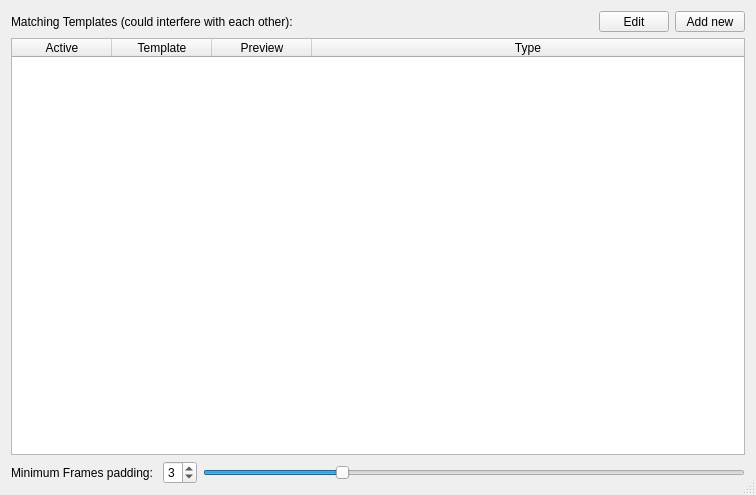
<?xml version="1.0" encoding="UTF-8"?>
<ui version="4.0">
 <class>matchingTemplateConfig</class>
 <widget class="QDialog" name="matchingTemplateConfig">
  <property name="geometry">
   <rect>
    <x>0</x>
    <y>0</y>
    <width>756</width>
    <height>495</height>
   </rect>
  </property>
  <property name="windowTitle">
   <string>Dialog</string>
  </property>
  <property name="sizeGripEnabled">
   <bool>true</bool>
  </property>
  <layout class="QGridLayout" name="gridLayout_2">
   <item row="0" column="0">
    <widget class="QLabel" name="matchingTamplateLabel">
     <property name="text">
      <string>Matching Templates (could interfere with each other):</string>
     </property>
    </widget>
   </item>
   <item row="0" column="1">
    <spacer name="horizontalSpacer">
     <property name="orientation">
      <enum>Qt::Horizontal</enum>
     </property>
     <property name="sizeHint" stdset="0">
      <size>
       <width>40</width>
       <height>20</height>
      </size>
     </property>
    </spacer>
   </item>
   <item row="0" column="2">
    <widget class="QToolButton" name="editSelectedItemButton">
     <property name="sizePolicy">
      <sizepolicy hsizetype="Preferred" vsizetype="Preferred">
       <horstretch>0</horstretch>
       <verstretch>0</verstretch>
      </sizepolicy>
     </property>
     <property name="minimumSize">
      <size>
       <width>70</width>
       <height>0</height>
      </size>
     </property>
     <property name="text">
      <string>Edit</string>
     </property>
    </widget>
   </item>
   <item row="0" column="3">
    <widget class="QToolButton" name="addNewItemButton">
     <property name="sizePolicy">
      <sizepolicy hsizetype="Preferred" vsizetype="Preferred">
       <horstretch>0</horstretch>
       <verstretch>0</verstretch>
      </sizepolicy>
     </property>
     <property name="minimumSize">
      <size>
       <width>70</width>
       <height>0</height>
      </size>
     </property>
     <property name="text">
      <string>Add new</string>
     </property>
    </widget>
   </item>
   <item row="1" column="0" colspan="4">
    <widget class="QTreeWidget" name="templatesTreeWidget">
     <property name="styleSheet">
      <string notr="true">QTreeView::item {
	padding: 2px;
}

QTreeView::item:selected:active{
	background: qlineargradient(spread:pad, x1:0, y1:0, x2:1, y2:0, stop:0 rgba(82, 133, 166, 255), stop:1 rgba(82, 133, 166, 255));
    border: 1px solid transparent;
}
QTreeView::item:selected:!active {
	background: qlineargradient(spread:pad, x1:0, y1:0, x2:1, y2:0, stop:0 rgba(82, 133, 166, 255), stop:1 rgba(82, 133, 166, 255));
    border: 1px solid transparent;
}
</string>
     </property>
     <property name="editTriggers">
      <set>QAbstractItemView::NoEditTriggers</set>
     </property>
     <property name="alternatingRowColors">
      <bool>true</bool>
     </property>
     <property name="selectionBehavior">
      <enum>QAbstractItemView::SelectRows</enum>
     </property>
     <property name="verticalScrollMode">
      <enum>QAbstractItemView::ScrollPerPixel</enum>
     </property>
     <property name="rootIsDecorated">
      <bool>false</bool>
     </property>
     <property name="itemsExpandable">
      <bool>true</bool>
     </property>
     <attribute name="headerVisible">
      <bool>true</bool>
     </attribute>
     <column>
      <property name="text">
       <string>Active</string>
      </property>
      <property name="textAlignment">
       <set>AlignHCenter|AlignVCenter|AlignCenter</set>
      </property>
     </column>
     <column>
      <property name="text">
       <string>Template</string>
      </property>
      <property name="textAlignment">
       <set>AlignHCenter|AlignVCenter|AlignCenter</set>
      </property>
     </column>
     <column>
      <property name="text">
       <string>Preview</string>
      </property>
      <property name="textAlignment">
       <set>AlignHCenter|AlignVCenter|AlignCenter</set>
      </property>
     </column>
     <column>
      <property name="text">
       <string>Type</string>
      </property>
      <property name="textAlignment">
       <set>AlignHCenter|AlignVCenter|AlignCenter</set>
      </property>
     </column>
    </widget>
   </item>
   <item row="2" column="0" colspan="4">
    <layout class="QGridLayout" name="gridLayout">
     <item row="0" column="0">
      <widget class="QLabel" name="label">
       <property name="text">
        <string>Minimum Frames padding: </string>
       </property>
      </widget>
     </item>
     <item row="0" column="2">
      <widget class="QSlider" name="horizontalSlider">
       <property name="minimum">
        <number>1</number>
       </property>
       <property name="maximum">
        <number>9</number>
       </property>
       <property name="value">
        <number>3</number>
       </property>
       <property name="orientation">
        <enum>Qt::Horizontal</enum>
       </property>
      </widget>
     </item>
     <item row="0" column="1">
      <widget class="QSpinBox" name="minFramesPaddingSpinBox">
       <property name="minimum">
        <number>1</number>
       </property>
       <property name="maximum">
        <number>9</number>
       </property>
       <property name="value">
        <number>3</number>
       </property>
      </widget>
     </item>
    </layout>
   </item>
  </layout>
 </widget>
 <resources/>
 <connections>
  <connection>
   <sender>horizontalSlider</sender>
   <signal>valueChanged(int)</signal>
   <receiver>minFramesPaddingSpinBox</receiver>
   <slot>setValue(int)</slot>
   <hints>
    <hint type="sourcelabel">
     <x>284</x>
     <y>662</y>
    </hint>
    <hint type="destinationlabel">
     <x>223</x>
     <y>662</y>
    </hint>
   </hints>
  </connection>
  <connection>
   <sender>minFramesPaddingSpinBox</sender>
   <signal>valueChanged(int)</signal>
   <receiver>horizontalSlider</receiver>
   <slot>setValue(int)</slot>
   <hints>
    <hint type="sourcelabel">
     <x>206</x>
     <y>650</y>
    </hint>
    <hint type="destinationlabel">
     <x>430</x>
     <y>660</y>
    </hint>
   </hints>
  </connection>
 </connections>
</ui>
